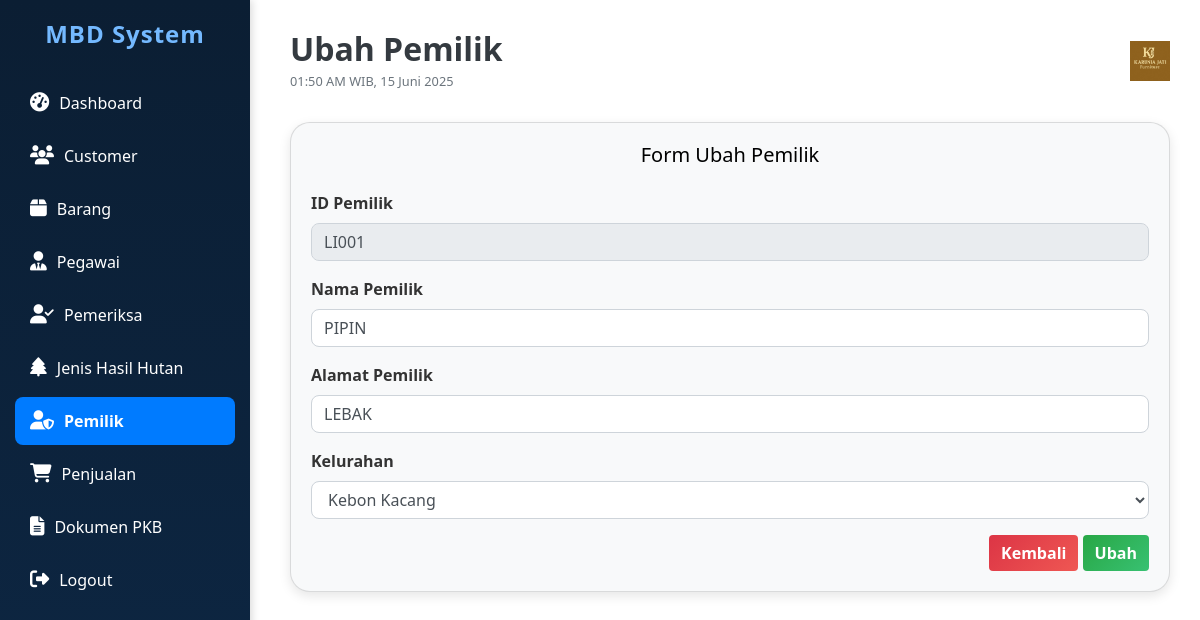
The app's page /pemilik/pemilik-ubah.php?id_pemilik=LI001 with its own data.
### tables this page shows
CREATE TABLE `pemilik` (
  `id_pemilik` varchar(20) NOT NULL,
  `nama_pemilik` varchar(100) DEFAULT NULL,
  `alamat_pemilik` text DEFAULT NULL,
  `id_kelurahan` int(11) DEFAULT NULL
);

### pemilik/pemilik-ubah.php (the view, shortened to what this page needs)
<?php
include '../koneksi.php';
$id_pemilik = $_GET['id_pemilik'];
$stmt = $conn->prepare("SELECT * FROM pemilik WHERE id_pemilik = ?");
$stmt->bind_param("s", $id_pemilik);
$stmt->execute();
$result = $stmt->get_result();
$data = $result->fetch_assoc();
?>
<!DOCTYPE html>
<html lang="en">
<head>
  <link rel="stylesheet" href="https://stackpath.bootstrapcdn.com/bootstrap/4.5.2/css/bootstrap.min.css">
  <link rel="stylesheet" href="https://cdnjs.cloudflare.com/ajax/libs/font-awesome/6.5.1/css/all.min.css">
</head>
<body>
  <div class="sidebar">
    <h4>MBD System</h4>
    <a href="../home.php"><i class="fas fa-tachometer-alt"></i><span>Dashboard</span></a>
    <a href="../customer/customer-lihat.php"><i class="fas fa-users"></i><span>Customer</span></a>
    <a href="../barang/barang-lihat.php"><i class="fas fa-box"></i><span>Barang</span></a>
    <a href="../pegawai/pegawai-lihat.php"><i class="fas fa-user-tie"></i><span>Pegawai</span></a>
    <a href="../pemeriksa/pemeriksa-lihat.php"><i class="fas fa-user-check"></i><span>Pemeriksa</span></a>
    <a href="../jenis_hasil_hutan/jenis_hasil_hutan-lihat.php"><i class="fas fa-tree"></i><span>Jenis Hasil Hutan</span></a>
    <a href="./pemilik-lihat.php" class="active"><i class="fas fa-user-shield"></i><span>Pemilik</span></a>
    <a href="../penjualan/penjualan-lihat.php"><i class="fas fa-shopping-cart"></i><span>Penjualan</span></a>
    <a href="../dokumenpkb/dokumenpkb-lihat.php"><i class="fas fa-file-alt"></i><span>Dokumen PKB</span></a>
    <a href="../index.php" onclick="return confirm('Yakin keluar?')"><i class="fas fa-sign-out-alt"></i><span>Logout</span></a>
  </div>
  <div class="main">
    <div class="dashboard-header">
      <div>
        <h2 class="text-dark font-weight-bold mb-0">Ubah Pemilik</h2>
        <small class="text-muted">01:50 AM WIB, 15 Juni 2025</small>
      </div>
      <img src="../images/kop.jpg" alt="Logo" height="40">
    </div>
    <div class="card">
      <h5 class="mb-4 text-center">Form Ubah Pemilik</h5>
      <form action="" method="post">
        <div class="form-group">
          <label for="id_pemilik">ID Pemilik</label>
          <input type="text" name="id_pemilik" id="id_pemilik" class="form-control" value="<?php echo htmlspecialchars($data['id_pemilik']); ?>" readonly>
        </div>
        <div class="form-group">
          <label for="nama_pemilik">Nama Pemilik</label>
          <input type="text" name="nama_pemilik" id="nama_pemilik" class="form-control" value="<?php echo htmlspecialchars($data['nama_pemilik']); ?>">
        </div>
        <div class="form-group">
          <label for="alamat_pemilik">Alamat Pemilik</label>
          <input type="text" name="alamat_pemilik" id="alamat_pemilik" class="form-control" value="<?php echo htmlspecialchars($data['alamat_pemilik']); ?>">
        </div>
        <div class="form-group">
          <label for="id_kelurahan">Kelurahan</label>
          <select name="id_kelurahan" id="id_kelurahan" class="form-control">
            <?php
            include '../koneksi.php';
            $kelurahan = mysqli_query($conn, "SELECT * FROM kelurahan");
            while ($row = mysqli_fetch_assoc($kelurahan)) {
                $selected = ($row['id_kelurahan'] == $data['id_kelurahan']) ? 'selected' : '';
                echo "<option value='{$row['id_kelurahan']}' $selected>{$row['nama_kelurahan']}</option>";
            }
            ?>
          </select>
        </div>
        <div class="text-right">
          <a href="pemilik-lihat.php" class="btn btn-danger">Kembali</a>
          <input type="submit" name="proses" value="Ubah" class="btn btn-success">
        </div>
      </form>
    </div>
  </div>
</body>
</html>

### pemilik/pemilik-ubah.php (style rules this page uses)
body { background-color: #ffffff; font-family: 'Segoe UI', sans-serif; color: #000; margin: 0; overflow-x: hidden; }
.sidebar { height: 100vh; background: linear-gradient(180deg, #0b1e33, #0d2744); color: #fff; padding: 20px 15px; position: fixed; width: 250px; top: 0; left: 0; box-shadow: 2px 0 8px rgba(0, 0, 0, 0.15); transition: width 0.3s ease; z-index: 1000; }
.sidebar h4 { font-size: 1.5rem; font-weight: 600; margin-bottom: 30px; text-align: center; letter-spacing: 1px; color: #74b9ff; }
.sidebar a { color: #fff; display: flex; align-items: center; padding: 12px 15px; margin: 5px 0; text-decoration: none; font-size: 1rem; border-radius: 8px; transition: all 0.3s ease; }
.sidebar a i { margin-right: 10px; font-size: 1.2rem; }
.sidebar a.active { background-color: #007bff; color: #fff; font-weight: 600; }
.main { margin-left: 260px; padding: 30px; transition: margin-left 0.3s ease; }
.dashboard-header { display: flex; justify-content: space-between; align-items: center; margin-bottom: 30px; }
.card { background-color: #f8f9fa; border-radius: 20px; padding: 20px; box-shadow: 0 4px 12px rgba(0, 0, 0, 0.1); }
.btn-success { background: linear-gradient(135deg, #28a745, #38c172); border: none; font-weight: 600; }
.btn-danger { background: linear-gradient(135deg, #dc3545, #ef5753); border: none; font-weight: 600; }
.form-group label { font-weight: 600; color: #333; }
.form-control { border-radius: 8px; border: 1px solid #ced4da; }

### records on screen
pemilik: id_pemilik "LI001", nama_pemilik "PIPIN", alamat_pemilik "LEBAK"

### other values on screen
form field id_kelurahan "Kebon Kacang"
